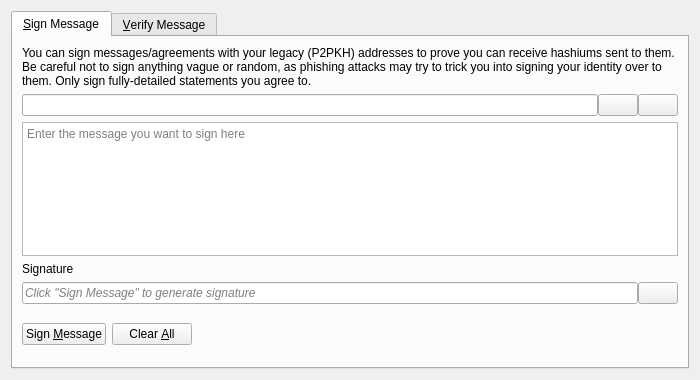
<?xml version="1.0" encoding="UTF-8"?>
<ui version="4.0">
 <class>SignVerifyMessageDialog</class>
 <widget class="QDialog" name="SignVerifyMessageDialog">
  <property name="geometry">
   <rect>
    <x>0</x>
    <y>0</y>
    <width>700</width>
    <height>380</height>
   </rect>
  </property>
  <property name="windowTitle">
   <string>Signatures - Sign / Verify a Message</string>
  </property>
  <property name="modal">
   <bool>true</bool>
  </property>
  <layout class="QVBoxLayout" name="verticalLayout">
   <item>
    <widget class="QTabWidget" name="tabWidget">
     <property name="currentIndex">
      <number>0</number>
     </property>
     <widget class="QWidget" name="tabSignMessage">
      <attribute name="title">
       <string>&amp;Sign Message</string>
      </attribute>
      <layout class="QVBoxLayout" name="verticalLayout_SM">
       <item>
        <widget class="QLabel" name="infoLabel_SM">
         <property name="text">
          <string>You can sign messages/agreements with your legacy (P2PKH) addresses to prove you can receive hashiums sent to them. Be careful not to sign anything vague or random, as phishing attacks may try to trick you into signing your identity over to them. Only sign fully-detailed statements you agree to.</string>
         </property>
         <property name="textFormat">
          <enum>Qt::PlainText</enum>
         </property>
         <property name="wordWrap">
          <bool>true</bool>
         </property>
        </widget>
       </item>
       <item>
        <layout class="QHBoxLayout" name="horizontalLayout_1_SM">
         <property name="spacing">
          <number>0</number>
         </property>
         <item>
          <widget class="QValidatedLineEdit" name="addressIn_SM">
           <property name="toolTip">
            <string>The Hashium address to sign the message with</string>
           </property>
          </widget>
         </item>
         <item>
          <widget class="QPushButton" name="addressBookButton_SM">
           <property name="toolTip">
            <string>Choose previously used address</string>
           </property>
           <property name="text">
            <string/>
           </property>
           <property name="icon">
            <iconset resource="../hashium.qrc">
             <normaloff>:/icons/address-book</normaloff>:/icons/address-book</iconset>
           </property>
           <property name="shortcut">
            <string>Alt+A</string>
           </property>
           <property name="autoDefault">
            <bool>false</bool>
           </property>
          </widget>
         </item>
         <item>
          <widget class="QPushButton" name="pasteButton_SM">
           <property name="toolTip">
            <string>Paste address from clipboard</string>
           </property>
           <property name="text">
            <string/>
           </property>
           <property name="icon">
            <iconset resource="../hashium.qrc">
             <normaloff>:/icons/editpaste</normaloff>:/icons/editpaste</iconset>
           </property>
           <property name="shortcut">
            <string>Alt+P</string>
           </property>
           <property name="autoDefault">
            <bool>false</bool>
           </property>
          </widget>
         </item>
        </layout>
       </item>
       <item>
        <widget class="QPlainTextEdit" name="messageIn_SM">
         <property name="toolTip">
          <string>Enter the message you want to sign here</string>
         </property>
         <property name="placeholderText">
          <string>Enter the message you want to sign here</string>
         </property>
        </widget>
       </item>
       <item>
        <widget class="QLabel" name="signatureLabel_SM">
         <property name="text">
          <string>Signature</string>
         </property>
         <property name="textFormat">
          <enum>Qt::PlainText</enum>
         </property>
        </widget>
       </item>
       <item>
        <layout class="QHBoxLayout" name="horizontalLayout_2_SM">
         <property name="spacing">
          <number>0</number>
         </property>
         <item>
          <widget class="QLineEdit" name="signatureOut_SM">
           <property name="placeholderText">
            <string>Click "Sign Message" to generate signature</string>
           </property>
           <property name="font">
            <font>
             <italic>true</italic>
            </font>
           </property>
           <property name="readOnly">
            <bool>true</bool>
           </property>
          </widget>
         </item>
         <item>
          <widget class="QPushButton" name="copySignatureButton_SM">
           <property name="toolTip">
            <string>Copy the current signature to the clipboard</string>
           </property>
           <property name="text">
            <string/>
           </property>
           <property name="icon">
            <iconset resource="../hashium.qrc">
             <normaloff>:/icons/editcopy</normaloff>:/icons/editcopy</iconset>
           </property>
           <property name="autoDefault">
            <bool>false</bool>
           </property>
          </widget>
         </item>
        </layout>
       </item>
       <item>
        <layout class="QHBoxLayout" name="horizontalLayout_3_SM">
         <item>
          <widget class="QPushButton" name="signMessageButton_SM">
           <property name="toolTip">
            <string>Sign the message to prove you own this Hashium address</string>
           </property>
           <property name="text">
            <string>Sign &amp;Message</string>
           </property>
           <property name="icon">
            <iconset resource="../hashium.qrc">
             <normaloff>:/icons/edit</normaloff>:/icons/edit</iconset>
           </property>
           <property name="autoDefault">
            <bool>false</bool>
           </property>
          </widget>
         </item>
         <item>
          <widget class="QPushButton" name="clearButton_SM">
           <property name="toolTip">
            <string>Reset all sign message fields</string>
           </property>
           <property name="text">
            <string>Clear &amp;All</string>
           </property>
           <property name="icon">
            <iconset resource="../hashium.qrc">
             <normaloff>:/icons/remove</normaloff>:/icons/remove</iconset>
           </property>
           <property name="autoDefault">
            <bool>false</bool>
           </property>
          </widget>
         </item>
         <item>
          <spacer name="horizontalSpacer_1_SM">
           <property name="orientation">
            <enum>Qt::Horizontal</enum>
           </property>
           <property name="sizeHint" stdset="0">
            <size>
             <width>40</width>
             <height>48</height>
            </size>
           </property>
          </spacer>
         </item>
         <item>
          <widget class="QLabel" name="statusLabel_SM">
           <property name="font">
            <font>
             <weight>75</weight>
             <bold>true</bold>
            </font>
           </property>
           <property name="text">
            <string/>
           </property>
           <property name="wordWrap">
            <bool>true</bool>
           </property>
          </widget>
         </item>
         <item>
          <spacer name="horizontalSpacer_2_SM">
           <property name="orientation">
            <enum>Qt::Horizontal</enum>
           </property>
           <property name="sizeHint" stdset="0">
            <size>
             <width>40</width>
             <height>48</height>
            </size>
           </property>
          </spacer>
         </item>
        </layout>
       </item>
      </layout>
     </widget>
     <widget class="QWidget" name="tabVerifyMessage">
      <attribute name="title">
       <string>&amp;Verify Message</string>
      </attribute>
      <layout class="QVBoxLayout" name="verticalLayout_VM">
       <item>
        <widget class="QLabel" name="infoLabel_VM">
         <property name="text">
          <string>Enter the receiver's address, message (ensure you copy line breaks, spaces, tabs, etc. exactly) and signature below to verify the message. Be careful not to read more into the signature than what is in the signed message itself, to avoid being tricked by a man-in-the-middle attack. Note that this only proves the signing party receives with the address, it cannot prove sendership of any transaction!</string>
         </property>
         <property name="textFormat">
          <enum>Qt::PlainText</enum>
         </property>
         <property name="alignment">
          <set>Qt::AlignLeading|Qt::AlignLeft|Qt::AlignTop</set>
         </property>
         <property name="wordWrap">
          <bool>true</bool>
         </property>
        </widget>
       </item>
       <item>
        <layout class="QHBoxLayout" name="horizontalLayout_1_VM">
         <property name="spacing">
          <number>0</number>
         </property>
         <item>
          <widget class="QValidatedLineEdit" name="addressIn_VM">
           <property name="toolTip">
            <string>The Hashium address the message was signed with</string>
           </property>
          </widget>
         </item>
         <item>
          <widget class="QPushButton" name="addressBookButton_VM">
           <property name="toolTip">
            <string>Choose previously used address</string>
           </property>
           <property name="text">
            <string/>
           </property>
           <property name="icon">
            <iconset resource="../hashium.qrc">
             <normaloff>:/icons/address-book</normaloff>:/icons/address-book</iconset>
           </property>
           <property name="shortcut">
            <string>Alt+A</string>
           </property>
           <property name="autoDefault">
            <bool>false</bool>
           </property>
          </widget>
         </item>
        </layout>
       </item>
       <item>
        <widget class="QPlainTextEdit" name="messageIn_VM">
          <property name="toolTip">
            <string>The signed message to verify</string>
          </property>
          <property name="placeholderText">
            <string>The signed message to verify</string>
          </property>
        </widget>
       </item>
       <item>
        <widget class="QValidatedLineEdit" name="signatureIn_VM">
          <property name="toolTip">
            <string>The signature given when the message was signed</string>
          </property>
          <property name="placeholderText">
            <string>The signature given when the message was signed</string>
          </property>
        </widget>
       </item>
       <item>
        <layout class="QHBoxLayout" name="horizontalLayout_2_VM">
         <item>
          <widget class="QPushButton" name="verifyMessageButton_VM">
           <property name="toolTip">
            <string>Verify the message to ensure it was signed with the specified Hashium address</string>
           </property>
           <property name="text">
            <string>Verify &amp;Message</string>
           </property>
           <property name="icon">
            <iconset resource="../hashium.qrc">
             <normaloff>:/icons/transaction_0</normaloff>:/icons/transaction_0</iconset>
           </property>
           <property name="autoDefault">
            <bool>false</bool>
           </property>
          </widget>
         </item>
         <item>
          <widget class="QPushButton" name="clearButton_VM">
           <property name="toolTip">
            <string>Reset all verify message fields</string>
           </property>
           <property name="text">
            <string>Clear &amp;All</string>
           </property>
           <property name="icon">
            <iconset resource="../hashium.qrc">
             <normaloff>:/icons/remove</normaloff>:/icons/remove</iconset>
           </property>
           <property name="autoDefault">
            <bool>false</bool>
           </property>
          </widget>
         </item>
         <item>
          <spacer name="horizontalSpacer_1_VM">
           <property name="orientation">
            <enum>Qt::Horizontal</enum>
           </property>
           <property name="sizeHint" stdset="0">
            <size>
             <width>40</width>
             <height>48</height>
            </size>
           </property>
          </spacer>
         </item>
         <item>
          <widget class="QLabel" name="statusLabel_VM">
           <property name="font">
            <font>
             <weight>75</weight>
             <bold>true</bold>
            </font>
           </property>
           <property name="text">
            <string/>
           </property>
           <property name="wordWrap">
            <bool>true</bool>
           </property>
          </widget>
         </item>
         <item>
          <spacer name="horizontalSpacer_2_VM">
           <property name="orientation">
            <enum>Qt::Horizontal</enum>
           </property>
           <property name="sizeHint" stdset="0">
            <size>
             <width>40</width>
             <height>48</height>
            </size>
           </property>
          </spacer>
         </item>
        </layout>
       </item>
      </layout>
     </widget>
    </widget>
   </item>
  </layout>
 </widget>
 <customwidgets>
  <customwidget>
   <class>QValidatedLineEdit</class>
   <extends>QLineEdit</extends>
   <header>qt/qvalidatedlineedit.h</header>
  </customwidget>
 </customwidgets>
 <resources>
  <include location="../hashium.qrc"/>
 </resources>
 <connections/>
</ui>
